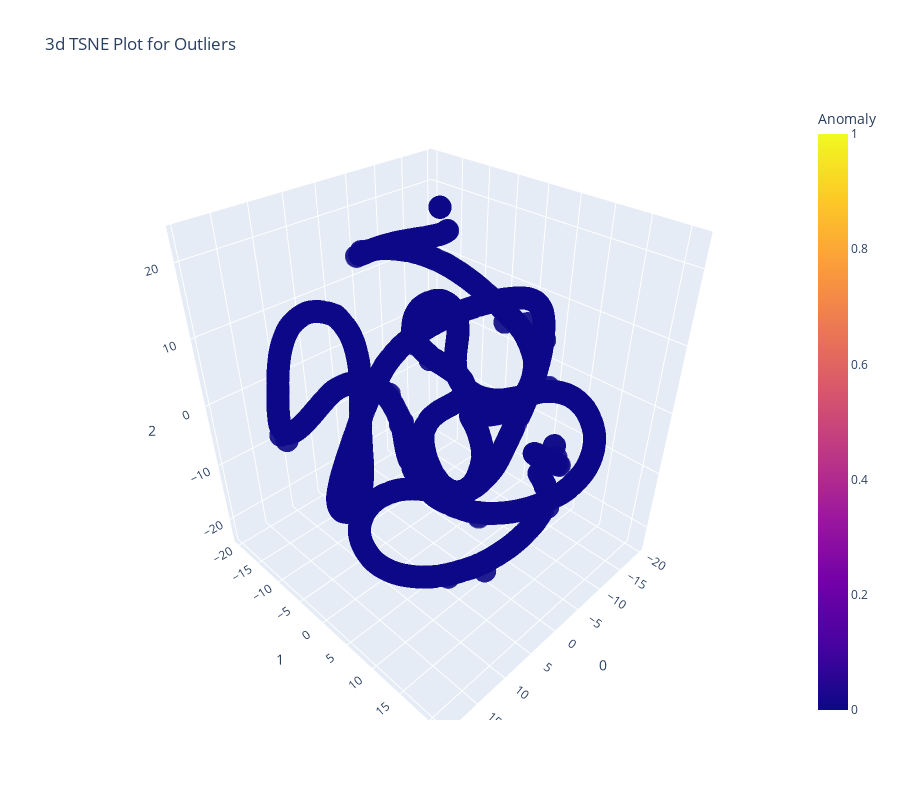

Write notebook code for a chart like this one.
### Code cell
svm = create_model(model = 'svm')
plot_model(svm)

### Figure 1 — Plotly figure (JSON) as saved in the notebook; plotly's stock layout.template omitted (floating-point values rounded to 4 significant figures; data arrays with more than 128 entries replaced by an {"elided": "..."} marker saying what was removed)
{"data": [{"customdata": {"elided": "3075x1 int values"}, "hovertemplate": "0=%{x}<br>1=%{y}<br>2=%{z}<br>Feature=%{customdata[0]}<br>Anomaly=%{marker.color}<extra></extra>", "legendgroup": "", "marker": {"color": {"elided": "3075 int values"}, "coloraxis": "coloraxis", "opacity": 0.7, "symbol": "circle"}, "mode": "markers", "name": "", "scene": "scene", "showlegend": false, "type": "scatter3d", "x": {"elided": "3075 float values"}, "y": {"elided": "3075 float values"}, "z": {"elided": "3075 float values"}}], "layout": {"coloraxis": {"colorbar": {"title": {"text": "Anomaly"}}, "colorscale": [[0, "#0d0887"], [0.1111, "#46039f"], [0.2222, "#7201a8"], [0.3333, "#9c179e"], [0.4444, "#bd3786"], [0.5556, "#d8576b"], [0.6667, "#ed7953"], [0.7778, "#fb9f3a"], [0.8889, "#fdca26"], [1, "#f0f921"]]}, "height": 800, "legend": {"tracegroupgap": 0}, "scene": {"domain": {"x": [0, 1], "y": [0, 1]}, "xaxis": {"title": {"text": "0"}}, "yaxis": {"title": {"text": "1"}}, "zaxis": {"title": {"text": "2"}}}, "title": {"text": "3d TSNE Plot for Outliers"}, "width": 900}}
